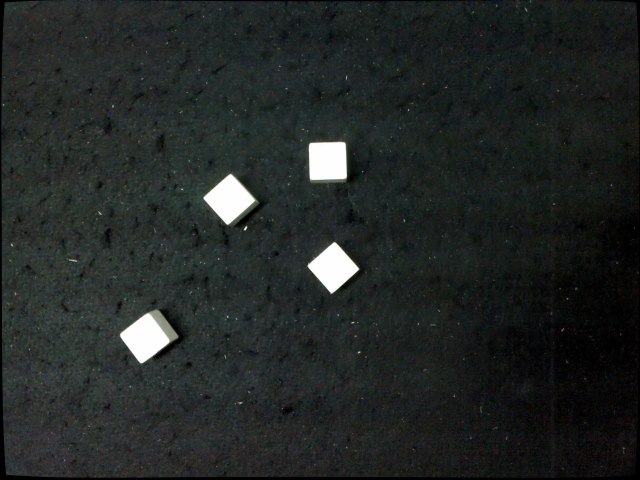
#> input picture RoboticsCourse/src/send_script/images/cv_image1.jpg, 1280 x 960 px, given in place of the camera (shown at 1/2 size)
$ python LaserDetect.py
#> lines starting #> are read from the running program, lines starting #| are printed output that depends on the picture; after the words box and inside, x2 and y2 are one past the last pixel; in counts of white or black regions, pixels touching at a corner belong together
# for camera
import cv2
print(cv2.__version__)
import numpy as np
import time

#【創建函式】
def empty(v):
      pass
# [22 lines left out: function setColor, not called in this run]
def filterColor(img, imgHSV, h_min, h_max, s_min, s_max, v_min, v_max):
    #【4.過濾顏色】
    lower = np.array([h_min, s_min, v_min])
    upper = np.array([h_max, s_max, v_max])

    #找到留下之區(imgMask是一個遮罩)
    imgMask = cv2.inRange(imgHSV,lower,upper) #過濾顏色 1st:要過濾的圖片名稱/2nd: 最小值/3rd: 最大值 (2nd,3rd皆用array表示)
    #過濾顏色: 黑: 被過濾掉的顏色，白: 留下來沒被過濾掉顏色的地方區域(留下之區,白)

    #把留下之區套回原圖裁減保留，得到過濾顏色的效果
    imgColorFilt = cv2.bitwise_and(img, img, mask=imgMask)
    #取img和img的交集(1 1 true...)，再套上遮罩，這個遮罩的區域就是imgMask
    return imgColorFilt
# [49 lines left out: function DeterArea, not called in this run]
def DeterLaserArea(img, areaThreshold):
    #【另外複製一張圖片.copy】
    imgContour = img.copy()   #複製img這張圖放到imgContour中
    img = cv2.cvtColor(img, cv2.COLOR_BGR2GRAY) #先弄成灰色比較好找邊

    #【找輪廓(即找出很多輪廓點)】
    #<先找邊緣>
    imgCanny = cv2.Canny(img, 150, 200)  #先找邊緣canny
    #<再找輪廓>:輪廓點儲存在contours變數
    #回傳輪廓點陣列/階層       #找輪廓                  偵測外輪廓        近似方法:no(即保留所有輪廓點)
    contours, hierarchy = cv2.findContours(imgCanny, cv2.RETR_EXTERNAL, cv2.CHAIN_APPROX_NONE) #3rd:近似方法(壓縮水平or垂直輪廓點)

    sumArea=0
    maxArea=0

    M=None
    area=0
    sumArea=0
    maxArea=0
    LaserCenter=[0,0]
    #【找到輪廓(外框)後的應用】印出來/得各輪廓所包面積/邊長/多邊形近似輪廓(回傳近似後多邊形的頂點)
    for cnt in contours: #(用for迴圈跑出所有輪廓點)***(此變數cnt將會一一索引跑過contour這個陣列的點)
        #print(cnt) #>>印出contour內的輪廓點(是文字方式去印)
        #<各種印用>
        cv2.drawContours(imgContour, cnt, -1, (255, 0, 0), 4) #1st:輪廓要畫在的圖imgContour上/2nd:要畫的點/3rd:要畫第幾個輪廓(因為可能會有很多輪廓)(1:都畫)/4th:顏色/5th:粗度(4像素)
        area = cv2.contourArea(cnt)  #取得輪廓(cnt)的面積
        sumArea += area

        if(area > maxArea and area <40) : #夠小才有可能是雷射筆
            maxArea=area
            M = cv2.moments(cnt)

        # peri = cv2.arcLength(cnt, True) #取得每個輪廓(cnt)的邊長，1st: 要畫的輪廓點，2nd: 輪廓是開放(False)or閉合(True)
        # vertices = cv2.approxPolyDP(cnt, peri * 0.02, True) #用多邊形去近似輪廓(會回傳多邊形的頂點"vertices")，1st:要近似的輪廓/2nd:近似值(up->多邊形的邊越多)/3rd:輪廓是否閉合
        # corners = len(vertices) #頂點座標陣列vertices的陣列長度即為"頂點數量"

    if M and M["m00"] != 0:  # Ensure M exists and is valid
            LaserCenter[0] = int(M["m10"] / M["m00"])
            LaserCenter[1] = int(M["m01"] / M["m00"])
            # print(f"Centroid: ({cX}, {cY})")
    # else:
        # cX, cY = 0, 0
    cv2.putText(imgCanny, f"sumArea: {int(sumArea)}", (int(imgCanny.shape[1]/2), int(imgCanny.shape[0]/2)), cv2.FONT_HERSHEY_SIMPLEX,  0.5, (255, 255, 255), 2) # 在輪廓的中心位置添加文字，顯示該輪廓的面積
    cv2.putText(imgContour, f"sumArea: {int(sumArea)}", (int(imgCanny.shape[1]/2), int(imgCanny.shape[0]/2)), cv2.FONT_HERSHEY_SIMPLEX,  0.5, (255, 255, 255), 2) # 在輪廓的中心位置添加文字，顯示該輪廓的面積

    if maxArea>areaThreshold: #用area去過濾噪點雜訊(面積>500才去做下面"判斷形狀"這件事)

        return LaserCenter, imgContour, imgCanny #表示看到紅色大面積了
    else:
        return LaserCenter, imgContour, imgCanny

if __name__ == '__main__':
    print("Laser Detect Starts")
    #======================= setup camera ======================
    theCap=0
    # [13 lines of commented-out code are left out]
    cap=cv2.VideoCapture(0) #1
    setColorFlag=False
    DetectRed=False

    ret,img = cap.read()
#> img is the input picture: shape (960, 1280, 3); mean B, G, R 37.8, 39.6, 34.8
    if ret: #如果ret是TRUE
        #cv2.imshow('The Original Image',img) #顯示出這張frame照片
        print("get first image")
    else:
        print("there are some problem for camera, stop code")

    img = cv2.resize(img,(0,0),fx=0.5,fy=0.5)
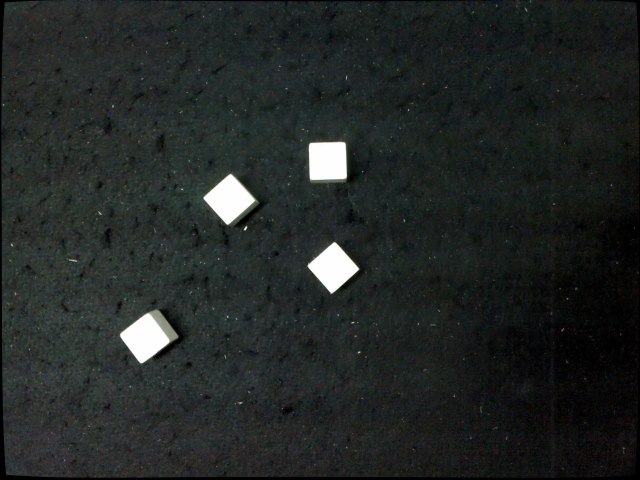
#> img: shape (480, 640, 3); mean B, G, R 37.9, 39.7, 34.9
    imgHSV = cv2.cvtColor(img,cv2.COLOR_BGR2HSV)
#> imgHSV: shape (480, 640, 3); mean H, S, V 75.4, 53.5, 40.8

    h_min, h_max, s_min, s_max, v_min, v_max=136, 179, 14, 255, 255, 255


    if(setColorFlag==True):
        #【2.找到正確的顏色HSV限制值-在視窗'TrackBer'建立一個控制條】
        #創視窗
        cv2.namedWindow('TrackBar') #創建一個視窗1st[視窗名稱]
        cv2.resizeWindow('TrackBar',640,320) #調整視窗大小

        #在視窗'TrackBar'建立一個控制條
        #                   [控制條名稱][視窗名稱][bar最小值][最大值][更動完要呼叫的函式]
        cv2.createTrackbar('Hue Min','TrackBar', h_min, 179, empty)
        cv2.createTrackbar('Hue Max','TrackBar', h_max, 179, empty)
        cv2.createTrackbar('Saturation Min','TrackBar', s_min, 255, empty)
        cv2.createTrackbar('Saturation Max','TrackBar', s_max, 255, empty)
        cv2.createTrackbar('Value Min','TrackBar', v_min, 255, empty)
        cv2.createTrackbar('Value Max','TrackBar', v_max, 255, empty)

        while(True):
            imgColorFilt, h_min, h_max, s_min, s_max, v_min, v_max=setColor(img, imgHSV)
            cv2.imshow('TrackBar',imgColorFilt)
            #要加if,要有break!!不然電腦判斷自己卡在迴圈裡就當機了
            if cv2.waitKey(10) & 0xFF == ord('d'):
                cv2.destroyWindow('TrackBar')
                break
            cv2.waitKey(1)

    print(h_min, h_max, s_min, s_max, v_min, v_max)


    vacuum_off_time = None  # <Debug> 要初始化在迴圈外面，不然一直重新設成None了，而且因為跨越迴圈之後還要記得資料Initialize a variable to store the time when vacuum is turned off
    try:
        while True:
            # ================= Camera ===============================
            ret2, img2 = cap.read()
            if not ret2:
                print("Error: Could not read frame from camera")
                break  # Exit the loop if camera is not functioning correctly

            # Resize img2 if necessary
            img2 = cv2.resize(img2, (0, 0), fx=0.5, fy=0.5)
            img2HSV = cv2.cvtColor(img2,cv2.COLOR_BGR2HSV)
            img2_filter = filterColor(img2, img2HSV, h_min, h_max, s_min, s_max, v_min, v_max)
#> in filterColor, `imgMask = cv2.inRange(imgHSV,lower,upper)`: imgMask: shape (480, 640); every value is 0
#> in filterColor, `imgColorFilt = cv2.bitwise_and(img, img, mask=imgMask)`: imgColorFilt: shape (480, 640, 3); every value is 0
            # Display the image in a window
            # cv2.imshow('OriginalImg', img2)
            cv2.imshow('FilterImg', img2_filter)

            # DetectRed, img2Contour, img2Canny = DeterArea(img2_filter, 2000) #areaThreshold
            LaserCenter, img2Contour, img2Canny = DeterLaserArea(img2_filter, 0) #2000#areaThreshold
#> in DeterLaserArea, `contours, hierarchy = cv2.findContours(imgCanny, cv2.RETR_EXTERNAL, cv..`: contours = []
#> after the loop in DeterLaserArea, `for cnt in contours:`: maxArea = 0
#> in DeterLaserArea, `cv2.putText(imgCanny, f"sumArea: {int(sumArea)}", (int(imgCanny.shape[..`:
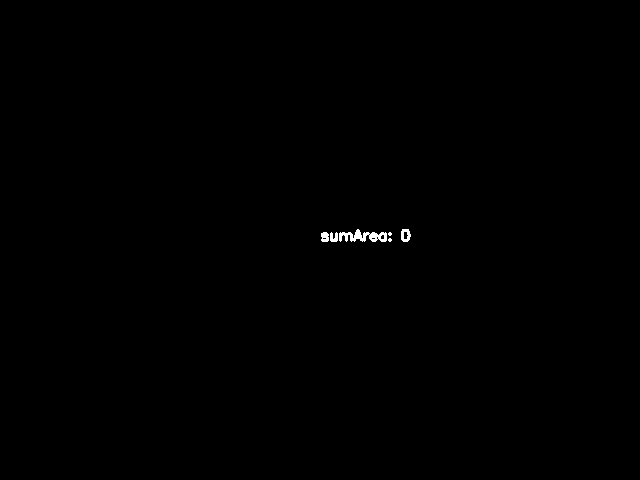
#> imgCanny: shape (480, 640); 0.19% white; 6 white regions (2 under 20 px), largest, box (x1, y1, x2, y2) and area: (339, 229, 387, 242) 336, (401, 229, 411, 242) 88, (321, 232, 329, 242) 67, (330, 232, 338, 242) 61
#> in DeterLaserArea, `cv2.putText(imgContour, f"sumArea: {int(sumArea)}", (int(imgCanny.shap..`:
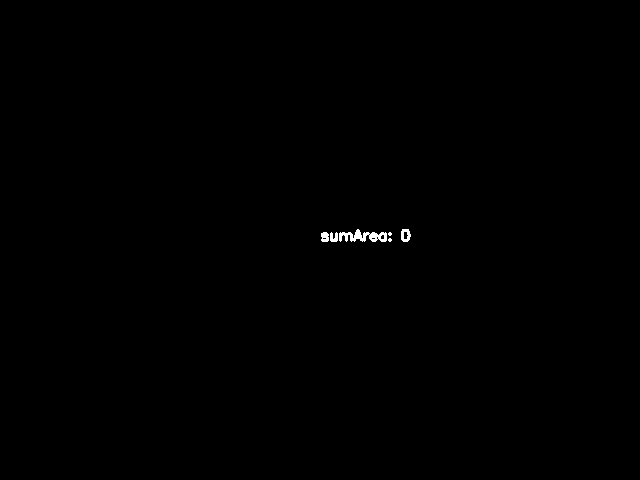
#> imgContour: shape (480, 640, 3); 0.19% white; 6 white regions (2 under 20 px), largest, box (x1, y1, x2, y2) and area: (339, 229, 387, 242) 336, (401, 229, 411, 242) 88, (321, 232, 329, 242) 67, (330, 232, 338, 242) 61
#> LaserCenter = [0, 0]

            # Draw the center point
            cv2.circle(img2, LaserCenter, 5, (0, 255, 255), -1)  # Yellow dot at the center
#> img2: shape (480, 640, 3); 0.01% of pixels changed, all inside (x1, y1, x2, y2) = (0, 0, 6, 6)


            cv2.imshow('img2Contour', img2Contour)
            cv2.imshow('img2Canny', img2Canny)

            # [26 lines of commented-out code are left out]
            cv2.putText(img2, f"({LaserCenter[0]}, {LaserCenter[1]})", (LaserCenter[0]-50, LaserCenter[1]), cv2.FONT_HERSHEY_SIMPLEX, 0.3, (0,255,255), 1, cv2.LINE_AA)

            # cv2.putText(imgContour, f"{int(maxArea)}", (cX, cY), cv2.FONT_HERSHEY_SIMPLEX,  0.5, (255, 255, 255), 2) # 在輪廓的中心位置添加文字，顯示該輪廓的面積

            cv2.imshow('OriginalImg', img2)

#=========================================================


            # Check for 'q' key press to exit the loop
            if cv2.waitKey(10) & 0xFF == ord('q'):
                # GPIO.cleanup()
#> (key q is pressed here)
                break


            # [17 lines of commented-out code are left out]
    except KeyboardInterrupt:
        # RPI 8. Clean up
        #GPIO.cleanup()
        print("Code end")
